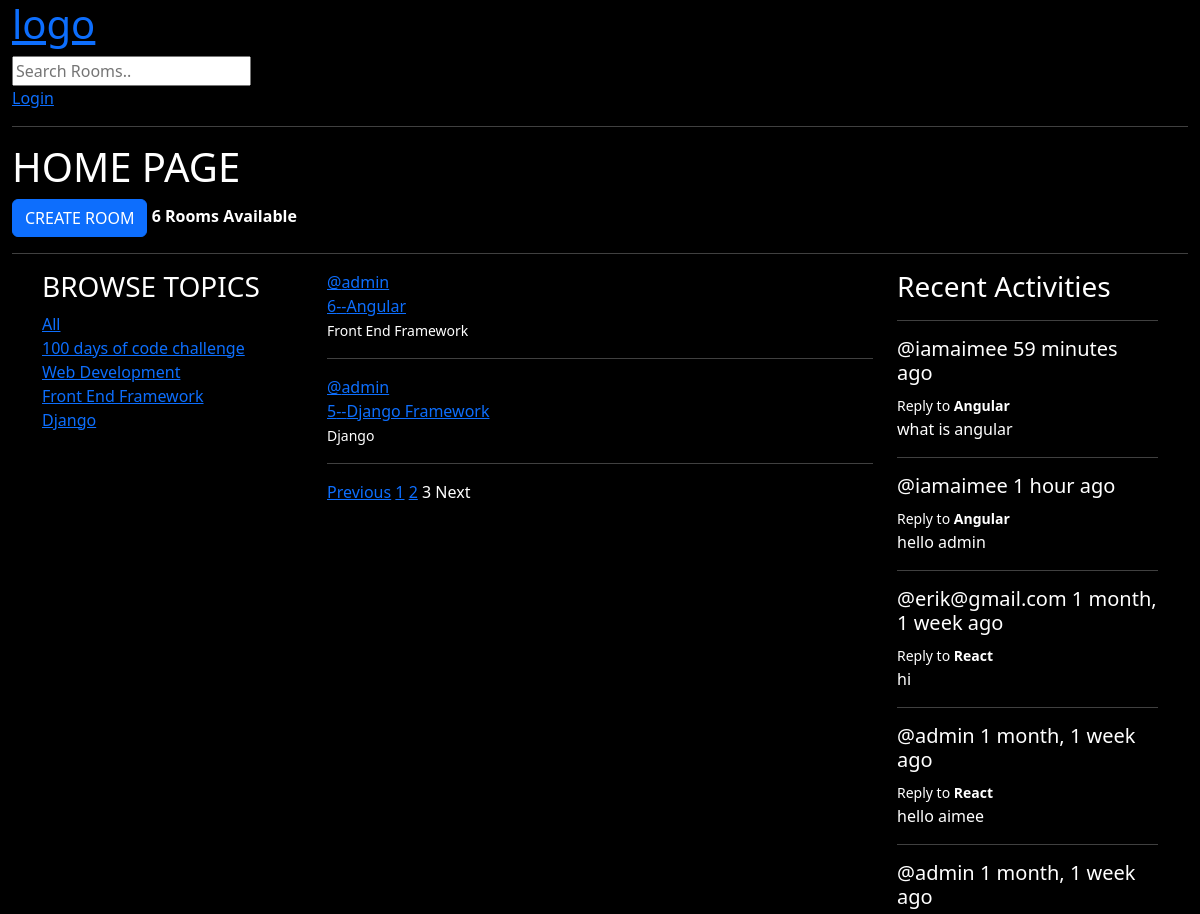
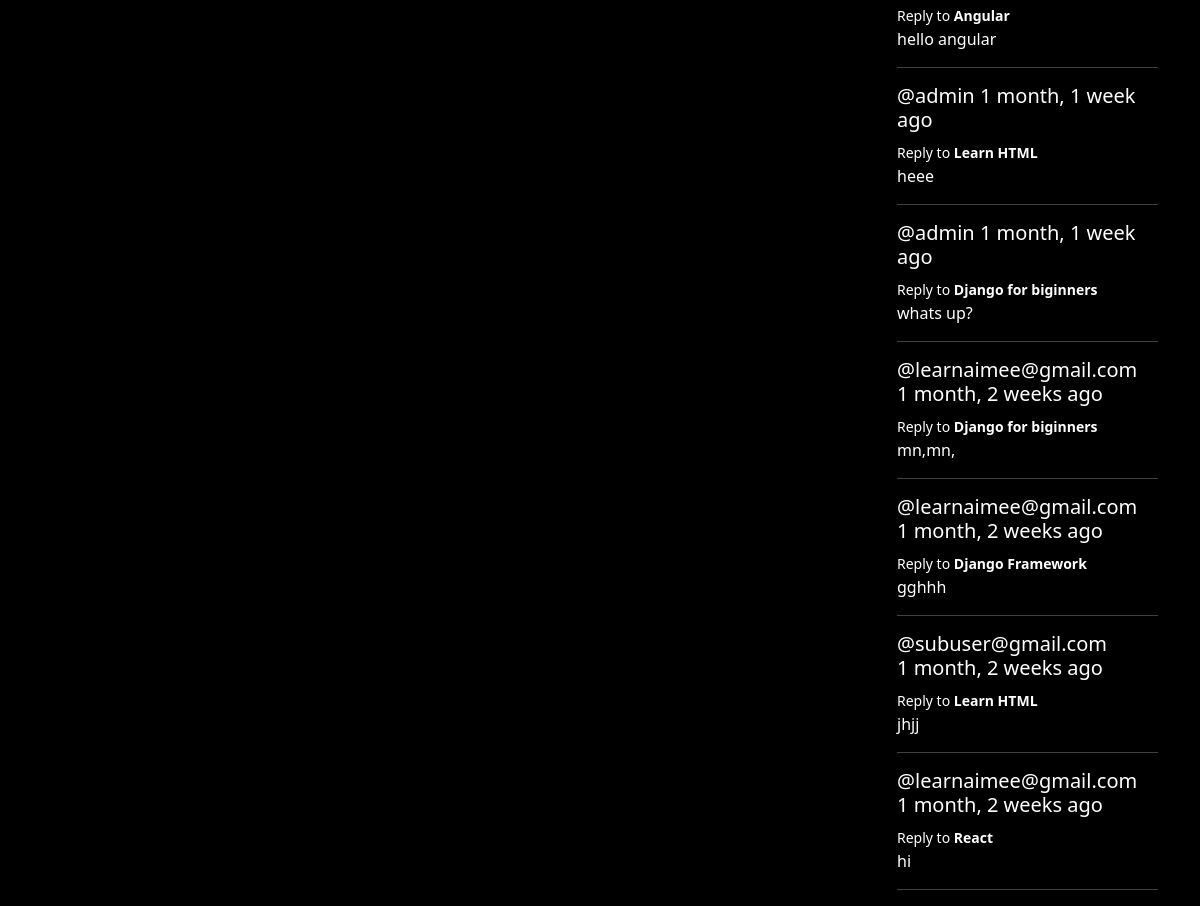
/?page=3, run on the app's committed database (2 pictures, top to bottom).
### base/models.py (models this page shows, shortened)
class Topic(models.Model):
    name = models.CharField(max_length=200)

class Room(models.Model):
    host= models.ForeignKey(User,on_delete=models.SET_NULL,null=True)
    topic = models.ForeignKey(Topic,on_delete=models.SET_NULL,null=True)
    name = models.CharField(max_length=200)
    description = models.TextField(null=True,blank=True)
    participants=models.ManyToManyField(User,related_name='participants',blank=True)
    updated= models.DateTimeField(auto_now=True)    # every save
    created =models.DateTimeField(auto_now_add=True)# first save
    class Meta:
        ordering =["-updated","-created"]
    def __str__(self):
        return self.name

class Messages(models.Model):
    user = models.ForeignKey(User,on_delete=models.CASCADE)
    room = models.ForeignKey(Room,on_delete=models.CASCADE)
    body =models.TextField()
    updated = models.DateTimeField(auto_now=True)  # every save
    created = models.DateTimeField(auto_now_add=True)  # first save

### base/views.py (the view)
# urls.py: path('',views.home,name="home"),
def home(request):
    q=request.GET.get('q') if request.GET.get('q')!=None else ''
    rooms = Room.objects.filter(
        Q(topic__name__icontains=q) |
        Q(name__icontains=q) |
        Q(description__icontains=q)
    )
    paginator = Paginator(rooms, 2)  # posts per page
    page = request.GET.get('page')
    try:
        queryset = paginator.page(page)
    except PageNotAnInteger:
        queryset = paginator.page(1)
    except EmptyPage:
        queryset = paginator.page(paginator.num_pages)
    topics =Topic.objects.all()
    room_count = rooms.count()
    room_msgs = Messages.objects.filter(Q(room__topic__name__icontains=q)).order_by('-created')
    context = {'rooms':queryset,'topics':topics,'room_count':room_count,'room_msgs':room_msgs}
    return render(request,"./base/home.html",context)

### templates/base/home.html
{% extends '../main.html' %}
{% block content %}
<div class="container-fluid">
  <h1>HOME PAGE</h1>
    <a  class="btn btn-primary" href="{% url 'create-room'%}">CREATE ROOM</a>
    <span><b>{{room_count}} Rooms Available</b></span>
<hr>
</div>
<div class="container">
    <div class="row">
        <div class="col-md-3">
         {% include './topics_component.html' %}
        </div>
        <div class="col-md-6">
       {% include './rooms_component.html' %}
        </div>
        <div class="col-md-3">
          {% include './activity_component.html' %}
        </div>
    </div>
</div>
{% endblock %}

### templates/base/topics_component.html
<div>
<h3>BROWSE TOPICS</h3>
<a href="{% url 'home' %}">All</a>
{% for topic in topics %}
<div>
<a href="{% url 'home' %}?q={{topic.name}}">{{topic.name}}</a>
</div>
{% endfor %}
</div>

### templates/base/rooms_component.html (shortened to what this page needs)
<div>
{% for room in rooms %}
<div>
<span><a href="{% url 'profile' room.host.id %} ">@{{room.host.username}}</a></span>
<br>
<a type="button" class="pst-group-item pst-group-item-action">
{{room.id}}--<a href="{% url 'room' room.id %}">{{room.name}}</a>
</a>
<br>
<small>{{room.topic.name}}</small>
<br>
<hr>
</div>
{% endfor %}
</div>
     <div>
        {% if rooms.has_previous %}
         <a href="?page={{ rooms.previous_page_number }}">Previous</a>
        {% else %}
        <a>Previous</a>
        {% endif %}
        {% for i in rooms.paginator.page_range %}
        {% if rooms.number == i %}
        <span>{{ i }} </span>
        {% else %}
        <a href="?page={{ i }}">{{ i }}</a>
        {% endif %}
        {% endfor %}
        {% if rooms.has_next %}
        <a href="?page={{ rooms.next_page_number }}">Next</a>
        {% else %}
       <a >Next</a>
        {% endif %}
     </div>

### templates/base/activity_component.html (shortened to what this page needs)
<div>
<h3>Recent Activities</h3>
<hr>
{% for msg in room_msgs%}
<div>
    <h5>@{{msg.user}}  {{msg.created|timesince}} ago</h5>
    <small>Reply to <strong>{{msg.room}}</strong></small>
    <p>{{msg.body}}</p>
</div>
<hr>
{% endfor %}
</div>

### static/styles/main.css (style rules this page uses)
body { background-color:black; color: white; }

### data on the page
Topic: name "100 days of code challenge"
Topic: name "Web Development"
Topic: name "Front End Framework"
Topic: name "Django"
Room: host.username "admin", id "6", name "Angular", topic.name "Front End Framework"
Room: host.username "admin", id "5", name "Django Framework", topic.name "Django"
Messages: user "iamaimee", created "59 minutes", room "Angular", body "what is angular"
Messages: user "iamaimee", created "1 hour", room "Angular", body "hello admin"
Messages: user "erik@gmail.com", created "1 month, 1 week", room "React", body "hi"
Messages: user "admin", created "1 month, 1 week", room "React", body "hello aimee"
Messages: user "admin", created "1 month, 1 week", room "Angular", body "hello angular"
Messages: user "admin", created "1 month, 1 week", room "Learn HTML", body "heee"
Messages: user "admin", created "1 month, 1 week", room "Django for biginners", body "whats up?"
Messages: user "learnaimee@gmail.com", created "1 month, 2 weeks", room "Django for biginners", body "mn,mn,"
Messages: user "learnaimee@gmail.com", created "1 month, 2 weeks", room "Django Framework", body "gghhh"
Messages: user "subuser@gmail.com", created "1 month, 2 weeks", room "Learn HTML", body "jhjj"
Messages: user "learnaimee@gmail.com", created "1 month, 2 weeks", room "React", body "hi"

### other printed values
{{ room_count }} "6"
{{ i }} "1" "2"
{{ i }} "3"
